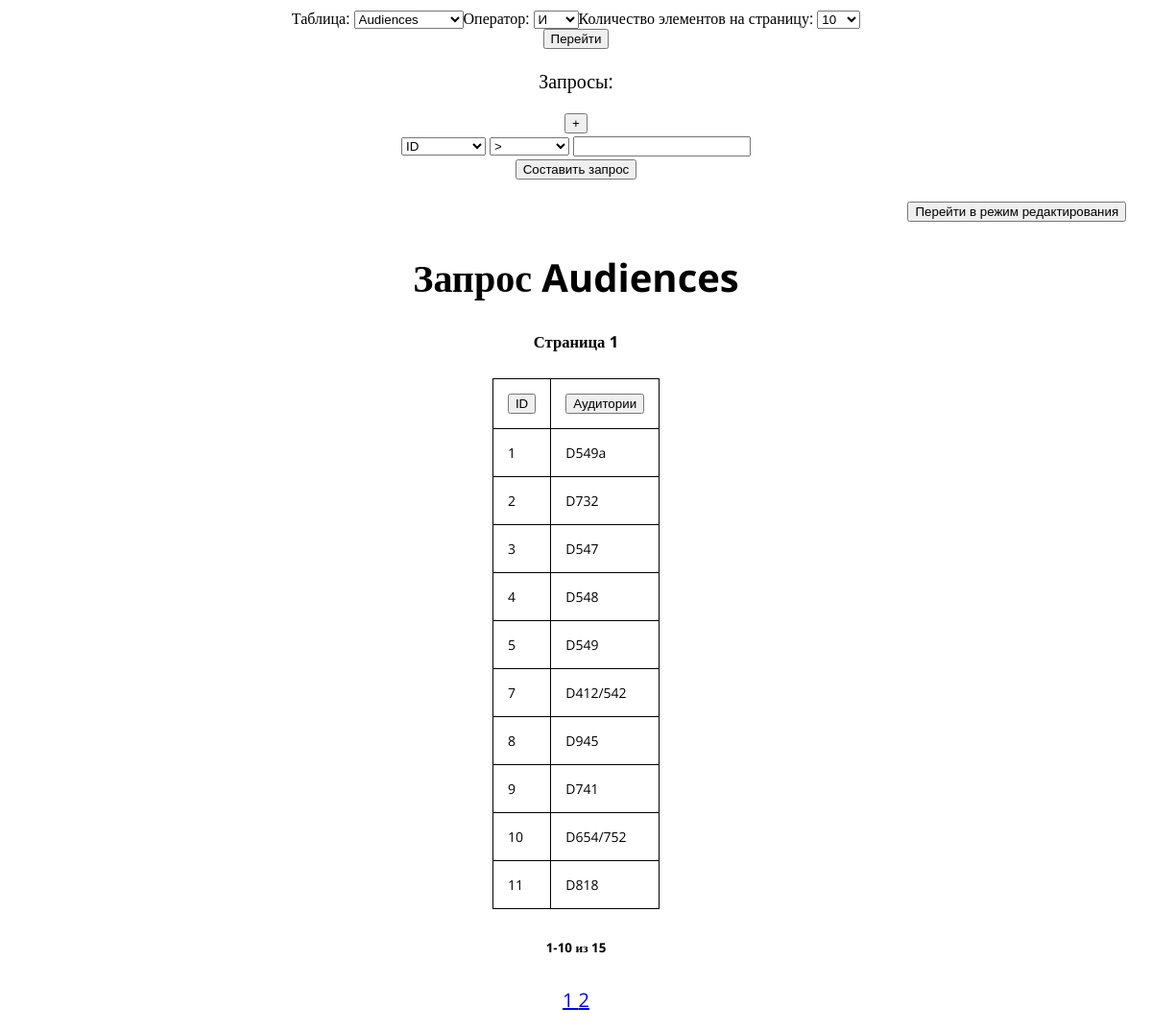
Before: / with the older database file.
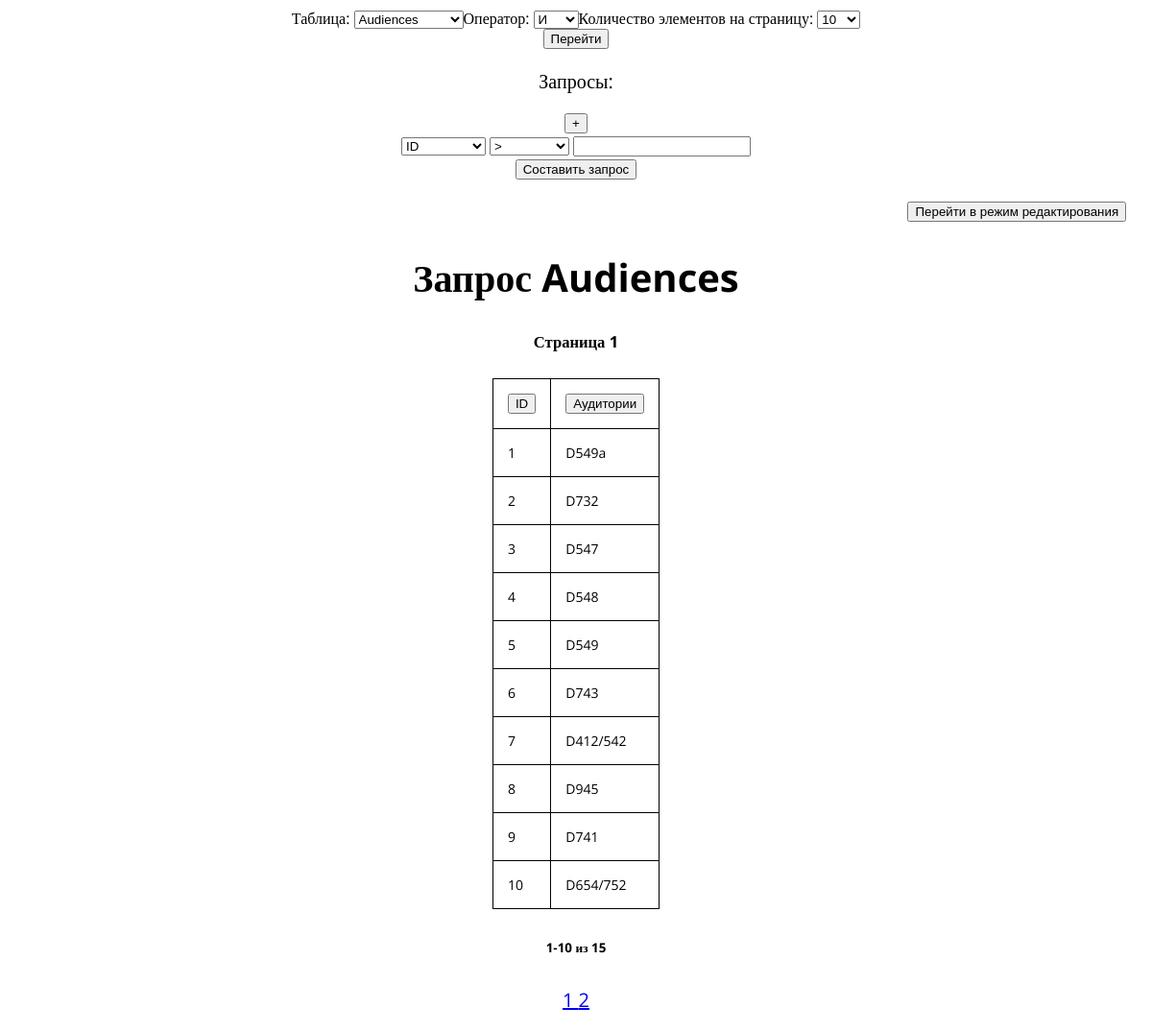
After: the same page with the newer database file.
### tables this page shows
CREATE TABLE `Audiences` ( `ID` INTEGER NOT NULL DEFAULT -1, `Name` TEXT );

### mainpage.py (the view, shortened to what this page needs)
@app.route("/", methods=["GET", "POST"])
def open():
	global SELECTED_TABLE, PAGE_NUM, PAGE_SIZE, QUERIES_COUNT, QUERIES_TABLE, TABLE_COLUMNS, CUR_QUERY, CMP_MERGER, ORDERED_BY, IS_EDIT_MODE, EDITED_RECORDS, TABLE_DATA, TABLE_SIZE
	QUERIES_TABLE = []
	local_query = Converter.decode(request.args.get("query", default=Converter.encode("[[]]"), type=str)) #get query from adress line, converted to ascii executable string
	IS_EDIT_MODE = request.args.get("edit", default=str(IS_EDIT_MODE), type=str) == "True"
	for i in range(QUERIES_COUNT):
		qcolumn = request.form.get("QueryColumn"+str(i)) or "ID"
		qcompare = request.form.get("QueryCmp"+str(i)) or ">"
		qinput = request.form.get("QueryIn"+str(i)) or ""
		curquery = Query(qcolumn, qcompare, qinput)
		if qinput != "":
			QUERIES_TABLE.append(curquery)
	if QUERIES_TABLE == [] and len(CUR_QUERY) > 24:
		QUERIES_TABLE = [Query(*i) for i in eval(Converter.decode(CUR_QUERY))]
	elif QUERIES_TABLE == [] and len(CUR_QUERY) == 24:
		CUR_QUERY = Converter.encode(local_query)
	CUR_QUERY = Converter.encode(str([eval(str(i)) for i in QUERIES_TABLE])) #current query, converted to link version
	if "plus" in request.form:
		QUERIES_COUNT += 1
	elif "minus" in request.form:
		QUERIES_COUNT -= 1
	table = request.form.get("List") or request.args.get("table", default="Audiences", type=str)
	orderby = request.args.get("orderby", default="None", type=str)
	ORDERED_BY = ORDERED_BY or (None if orderby == "None" else orderby)
	SELECTED_TABLE = table
	PAGE_NUM = request.args.get("page", default=PAGE_NUM,  type=int)
	PAGE_SIZE = request.form.get("PageSize") or request.args.get("count", default=10, type=int)
	CMP_MERGER = request.form.get("MrgType") or request.args.get("mrg", default="AND", type=str)
	for i, v in cmp_mrg_list.items():
		if v == CMP_MERGER:
			CMP_MERGER = i
	PAGE_SIZE = int(PAGE_SIZE)
	heading, query_sel, gen, gen_def, name, widthes = generating_table(table)
	return load_page(
		"start.html",
		heading=heading,
		name=name,
		table=gen,
		tabdef=gen_def,
		widthes=widthes,
		selected=SELECTED_TABLE,
		qsel=query_sel
	)

### mainpage.py (called while the page is built)
def load_page(page, **kwargs):
	return render_template(
		page,
		items=[i[1] for i in tables],
		pglist=page_size_list,
		cursize=PAGE_SIZE,
		curpg=PAGE_NUM,
		count=PG_COUNT,
		tabsize=TABLE_SIZE,
		mrg_id=CMP_MERGER,
		mrg_list=cmp_mrg_list,
		cmp_list=cmp_list,
		low=min((PAGE_NUM-1) * PAGE_SIZE + 1, TABLE_SIZE),
		high=min(((PAGE_NUM) * PAGE_SIZE), TABLE_SIZE),
		queries=QUERIES_TABLE,
		qlen=len(QUERIES_TABLE),
		qcnt=QUERIES_COUNT,
		curquery=CUR_QUERY,
		orderby=ORDERED_BY,
		editmode=IS_EDIT_MODE,
		edited=EDITED_RECORDS,
		**kwargs
	)

def gen_items(table=[]):
	items = []
	for i in table:
		tab = []
		for j in i:
			tab.append(str(j))
		items.append(tab)
	return items

	def encode(w):
		w = w.replace("[", "!$lo$!")
		w = w.replace("]", "!$lc$!")
		w = w.replace("'", "!$sa$!")
		w = w.replace('"', "!$da$!")
		w = w.replace(" ", "!$sp$!")
		w = w.replace(",", "!$cm$!")
		w = w.replace(".", "!$dt$!")
		w = w.replace("-", "!$mn$!")
		return w

	def decode(w):
		w = w.replace("!$lo$!", "[")
		w = w.replace("!$lc$!", "]")
		w = w.replace("!$sa$!", "'")
		w = w.replace("!$da$!", '"')
		w = w.replace("!$sp$!", " ")
		w = w.replace("!$cm$!", ",")
		w = w.replace("!$dt$!", ".")
		w = w.replace("!$mn$!", "-")
		return w

### templates/start.html (shortened to what this page needs)
<head>
	<link rel="stylesheet" href="../static/css/style.css">
</head>
<body>
	<center>
		<form name="Bases" action="/" method='POST'>
			<font size=3>
				<table>
					<tr>
						<select name="List">
							{% for item in items %}
								{% if item == selected %}
									<option value="{{ item }}" SELECTED>{{ item }}</option>
								{% else %}
									<option value="{{ item }}">{{ item }}</option>
								{% endif %}
							{% endfor %}
						</select>
					</tr>
					<tr>
							<select name="MrgType">
								{% for mrg in mrg_list.keys() %}
									{% if mrg == mrg_id %}
										<option value="{{ mrg }}" SELECTED>{{ mrg }}</option>
									{% else %}
										<option value="{{ mrg }}">{{ mrg }}</option>
									{% endif %}
								{% endfor %}
							</select>
					</tr>
					<tr>
						<select name="PageSize">
							{% for size in pglist %}
								{% if size == cursize %}
									<option value="{{ size }}" SELECTED>{{ size }}</option>
								{% else %}
									<option value="{{ size }}">{{ size }}</option>
								{% endif %}
							{% endfor %}
						</select>
					</tr>
				</table>
			</font>
			<button name="go" type="submit">Перейти</button>
			<p>Запросы:</p>
			<table>
					<tr>
						<button name="plus" type="submit">+</button>
					</tr>
			</table>
			<table>
				{% for i in range(qcnt) %}
					<tr>
						<td>
							<select name="QueryColumn{{ i|safe }}">
								{% for title in qsel %}
									{% if i < qlen and title in queries[i].name %}
										<option value="{{ title }}" SELECTED>{{ title }}</option>
									{% else %}
										<option value="{{ title }}">{{ title }}</option>
									{% endif %}
								{% endfor %}
							</select>
						</td>
						<td>
							<select name="QueryCmp{{ i|safe }}">
								{% for cmp in cmp_list %}
									{% if i < qlen and queries[i].cmp == cmp %}
										<option value="{{ cmp }}" SELECTED>{{ cmp }}</option>
									{% else %}
										<option value="{{ cmp }}">{{ cmp }}</option>
									{% endif %}
								{% endfor %}
							</select>
						</td>
						<td>
							<input name="QueryIn{{ i|safe }}" value=
								{% if i < qlen %}
									"{{queries[i].value}}"
								{% else %}
									""
								{% endif %}
							/>
						</td>
					</tr>
				{% endfor %}
			</table>
			<button name="go" type="submit">Составить запрос</button>
			<table>
				<col width="20%">
				{% if editmode %}
					<tr>
						<td align="right">
							<button name="ModeChanger" type="submit">Выйти из режима редактирования</button>
						</td>
					</tr>
					<tr>
						<td align="right">
							<button name="AddRecord" type="submit">Добавить запись</button>
						</td>
					</tr>
				{% else %}
					<tr>
						<td align="right">
							<button name="ModeChanger" type="submit">Перейти в режим редактирования</button>
						</td>
					</tr>
				{% endif %}
			</table>
			{% if name %}
				<h1>Запрос {{ name }}</h1>
				<h5>Страница {{ curpg }}</h5>
				<table id="tab">
					{% for width in widthes%}
						<col width="{{ width }}">
					{% endfor %}
					<tr id="elem">
					{% for title in heading %}
						<th id="elem">
							<p align="center">
								<button name="Title{{ title }}" type="submit">{{ title }}</button>
							</p>
						</th>
					{% endfor %}
					</tr>
					{% for items in range(table|length) %}
						<tr id="elem">
							{% for item in range(table[items]|length) %}
								{% if editmode and table[items] in edited %}
									<td id="elem">
										<p align="center"><b>
											Текущее значение:
										</b></p>
										<p><i>
											{{ table[items][item]|safe }}
										</i></p>
										<p align="center"><b>
											Чистое значение:
										</b></p>
										<p><i>
											<b>`{{ tabdef[items][item]|safe }}`</b>
										</i></p>
										<p align="center"><b>
											Введите новое значение:
										</b></p>
										<p>
											<input name="Changing{{ table[items]|safe }}Column{{ item|safe }}" value="{{ tabdef[items][item]|safe }}"/>
										</p>
									</td>
								{% else %}
									<td id="elem">
										{{ table[items][item]|safe }}
									</td>
								{% endif %}
							{% endfor %}
						</tr>
					{% endfor %}
				</table>
			{% else %}
				<h1>Данная страница пуста</h1>
			{% endif %}
			<h6>{{ low }}-{{ high }} из {{ tabsize }}</h6>
			<table>
				{% for i in range(1, count+1) %}
				<tr>
					<a href="/?table={{ selected|safe }}&count={{ cursize|safe }}&page={{ i|safe }}&query={{curquery|safe}}&mrg={{ mrg_list[mrg_id]|safe }}&edit={{ editmode|safe }}"> {{ i|safe }} </a>
				</tr>
				{% endfor %}
			</table>
		</form>
	</center>
</body>

### static/css/style.css (style rules this page uses)
body { font-family: 'Open Sans'; font-size: 20; }
#tab { font-size: 14; text-align: left; border-collapse: collapse; }
#elem { border: 1px solid; text-align: left; padding: 15px; }

Changed rows visible on the page:
no longer on this page (row unchanged): Audiences: ID "11" "D818"
added Audiences: ID "6" "D743"
Other visible differences:
new list line: "7 D412/542"
new list line: "8 D945"
new list line: "9 D741"
new list line: "10 D654/752"
list line gone: "7 D412/542"
list line gone: "8 D945"
list line gone: "9 D741"
list line gone: "10 D654/752"
